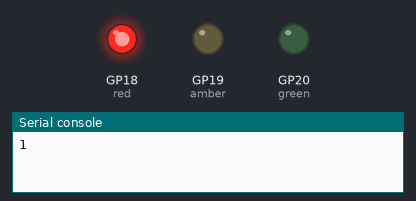
The program below on a simulated Raspberry Pi Pico running MicroPython. On the bench: output pins drawn as LEDs (lit = HIGH), the last lines printed to the serial console. At 29.7 s the program stops and its outputs stay as they are.

Above: at 0.05 s.
At 1.45 s:
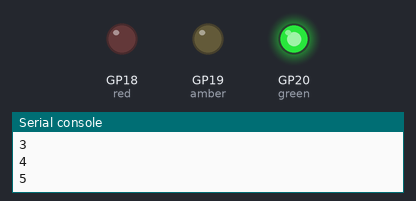
At 2.85 s:
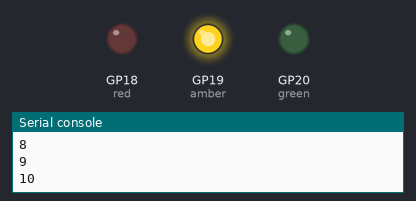
Timing chart, 0 to 3.1 s (numbered marks = the images above):
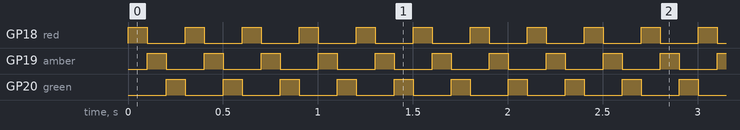

The program:

flashing_lights.py
```python
# Imports
from machine import Pin
import time

#Set up our LED names and GPIO pin numbers
red = Pin(18, Pin.OUT)
amber = Pin(19, Pin.OUT)
green = Pin(20, Pin.OUT)

counter = 1 # Set the counter to 1

while counter < 100: # While count is less than 11

    print(counter) # Print the current counter

    # Red ON
    red.value(1) # ON
    amber.value(0) # OFF
    green.value(0) # OFF

    time.sleep(0.1) # Wait half a second

    # Amber ON
    red.value(0) # OFF
    amber.value(1) # ON
    green.value(0) # OFF

    time.sleep(0.1) # Wait half a second

    # Green ON
    red.value(0) # OFF
    amber.value(0) # OFF
    green.value(1) # ON

    time.sleep(0.1) # Wait half a second

    counter += 1 # Add 1 to our counter
```

Measured:
- by itself, GP18 (red), GP19 (amber): alternates HIGH for 0.10 s and LOW for 0.20 s, 198 changes in all, then stays LOW
- by itself, GP20 (green): alternates HIGH for 0.10 s and LOW for 0.20 s, 197 changes in all, then stays HIGH
- by itself, everything shown: repeats every 0.30 s, in 3 steps
